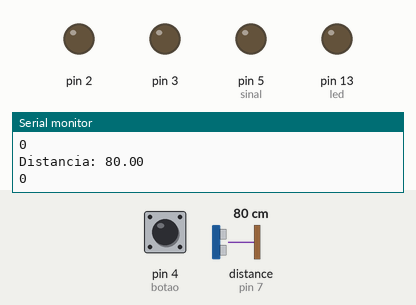
Simulated run of this sketch. Board: Arduino Uno, built with avr-gcc and run on an emulated ATmega328P. Parts: output pins drawn as LEDs (lit = HIGH), the last lines printed to the serial monitor. Wiring (inferred from the names in the program): ultrasonic range finder: trigger pin 6; echo pin 7. The test bench sets the inputs (shaded band); at power-on: distance to the obstacle (sensor on pin 7) 80 cm, pin 4 (botao) LOW. The echo pulse lasts 58.3 µs per cm; pins used as bus, display or sensor lines are not drawn.

Above: at 1.2 s.
1.3 s: distance to the obstacle (sensor on pin 7) set to 32 cm
3.3 s: distance to the obstacle (sensor on pin 7) set to 27 cm
At 5.2 s:
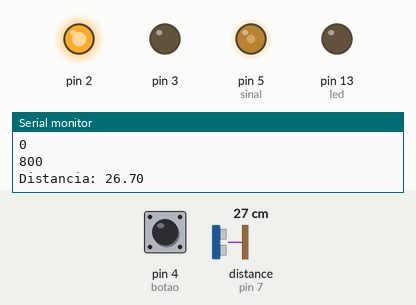
At 15.5 s:
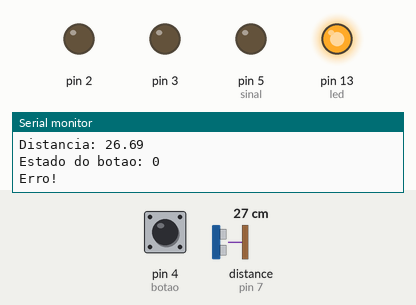
Timing chart, 0 to 15.8 s (numbered marks = the images above; inputs shaded):
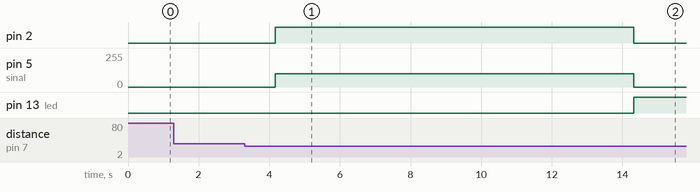

The sketch:

projeto_pwm_2_LED_incrementada.ino
```cpp
// C++ code
//
#define trig 6
#define echo 7
#define led 13
#define sinal 5
#define botao 4

////////////////////////////MEXAM AQUI/////////////////////////////////////


short pwm=100;  //Digite o valor do pwm (0 à 255) OBS: NAO COLOCAR ABAIXO DE 80 NEM MAIOR QUE 200
short distan_min= 10;  //Define a distância mínima de acionamento do sistema
short distan_max=30;  //Define a distância máxima de acionamento do sistema
long int tempo_inativo=5000;
long int temp_max=10000;  //Define o tempo máximo que pode permanecer ligado.


////////////////////////////////////////////////////////
float duracao, distancia;
long int cont_delay=0;

void setup()
{
  Serial.begin(9600);
  pinMode(echo, INPUT);
  pinMode(trig, OUTPUT);
  pinMode(botao, INPUT);
  pinMode(sinal, OUTPUT);
  pinMode(led, OUTPUT);
  pinMode(2, OUTPUT);
  pinMode(3, OUTPUT);
  digitalWrite(3,LOW);
  digitalWrite(2,LOW);

}

void loop()
{
  dist();
  Serial.println(digitalRead(botao));

  if(digitalRead(botao)==1){
    delay(500);
    cont_delay=0;
    if(digitalRead(botao)==1){
      digitalWrite(2,HIGH);
      analogWrite(sinal,pwm);
      while(digitalRead(botao)==1 and cont_delay<temp_max){
        Serial.println(digitalRead(botao));
        delay(200);
        cont_delay+=200;
        Serial.println(cont_delay);
      }

    }
    if(cont_delay>=temp_max){
      digitalWrite(2,LOW);
      analogWrite(sinal,0);
      pare();
    }
    else{
      delay(500);
      digitalWrite(2,LOW);
      analogWrite(sinal,0);
    }
  }

  if(distancia>=distan_min && distancia<=distan_max){
    delay(500);
    cont_delay=0;
    if(distancia>=distan_min && distancia<=distan_max){
      digitalWrite(2,HIGH);
      analogWrite(sinal,pwm);
      while(distancia>=distan_min && distancia<=distan_max and cont_delay<temp_max){
        dist();
        Serial.println(digitalRead(botao));
        cont_delay+=200;
        Serial.println(cont_delay);
      }
    }
    if(cont_delay>=temp_max){
      digitalWrite(2,LOW);
      analogWrite(sinal,0);
      pare();
    }
    else{
      delay(500);
      digitalWrite(2,LOW);
      analogWrite(sinal,0);
    }
  }

}

void dist(){
  digitalWrite(trig, HIGH);
  delayMicroseconds(10);
  digitalWrite(trig, LOW);

  duracao = pulseIn(echo, HIGH);
  distancia = (duracao*.0343)/2;
  delay(200);
  Serial.print("Distancia: ");
  Serial.println(distancia);
}

void pare(){
  digitalWrite(led,1);
  while(digitalRead(botao)==1 || (distancia>=distan_min && distancia<=distan_max)){
    Serial.print("Erro!");
    Serial.println();
    dist();
    Serial.print("Estado do botao: ");
    Serial.println(digitalRead(botao));
  }
  delay(tempo_inativo);
  digitalWrite(led,0);
}
```

Measured:
- the behaviour switches between 30 and 29 cm on distance to the obstacle (sensor on pin 7) (found by bisection; images 0 and 1)
- after the input at 3.3 s, pin 2: LOW → HIGH after 0.87 s, → LOW 10.1 s later; pin 5 (sinal): 0/255 → 100/255 after 0.87 s, → 0/255 10.1 s later; pin 13 (led): LOW → HIGH after 11.0 s
